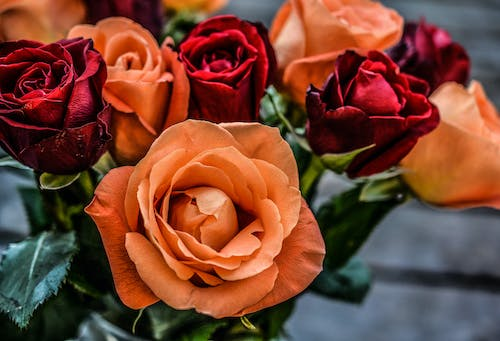
#> input picture data/flowers.jpeg, 500 x 341 px
$ python -i Thresholding.py   (imports and definitions only)
#> lines starting #> are read from the running program, lines starting #| are printed output that depends on the picture
#> further down, picture is the input picture: shape (341, 500, 3); mean B, G, R 49.9, 67.6, 119.8
import numpy as np
import cv2


class Thresholder:
    def __init__(self, max_iterations=100):
        self.max_iterations = max_iterations

    # [44 lines left out: functions thresholding, otsu_thresholding, not called in this run]

    def spectral_thresholding(self, image, num_modes=5, smooth_window=50):
        # Compute and normalize histogram
#> called with num_modes = 5, smooth_window = 50
        histogram, _ = np.histogram(image, bins=256, range=(0, 256))
#> histogram = 256 values, max 31019 at index 0, min 319 at index 254, mean 1998
        histogram = histogram / histogram.sum()
#> histogram = 256 values, max 0.0606 at index 0, min 0.000624 at index 254, mean 0.00391

        kernel = np.ones(smooth_window) / smooth_window
        smoothed_histogram = np.convolve(histogram, kernel, mode='same')
#> smoothed_histogram = 256 values, max 0.00802 at index 25, min 0.000644 at index 255, mean 0.00352

        peaks_indices = []
        for i in range(1, len(smoothed_histogram) - 1):
            if smoothed_histogram[i] > smoothed_histogram[i - 1] and smoothed_histogram[i] > smoothed_histogram[i + 1]:
                peaks_indices.append(i)
#> after the loop, peaks_indices = [25, 97, 183, 196, 198, 201, 205, 207, 231]

        if len(peaks_indices) < num_modes:
            print(f"Warning: Found only {len(peaks_indices)} peaks, expected {num_modes}.")
            num_modes = len(peaks_indices)
        if num_modes < 2:
            print("Error: Need at least 2 peaks for spectral thresholding. Returning binary image.")
            return self.otsu_thresholding(image)

        peak_indices = sorted(peaks_indices, key=lambda x: smoothed_histogram[x], reverse=True)[:num_modes]
#> peak_indices = [25, 97, 201, 205, 207]
        peak_indices = sorted(peak_indices)

        thresholds = []
        for i in range(len(peak_indices) - 1):
            valley_idx = np.argmin(smoothed_histogram[peak_indices[i]:peak_indices[i + 1]]) + peak_indices[i]
            thresholds.append(valley_idx)
#> this loop made 4 passes
#> valley_idx on passes 1 to 4: 56, 188, 204, 206
#> after the loop, thresholds = [56, 188, 204, 206]

        output_image = np.zeros_like(image, dtype=np.uint8)
        levels = [0] + thresholds + [255]
#> levels = [0, 56, 188, 204, 206, 255]
        print(levels)
#| [0, 56, 188, 204, 206, 255]
        for i in range(len(levels) - 1):
            mask = (image > levels[i]) & (image <= levels[i + 1])
            output_image[mask] = i * (255 // (len(levels) - 1))
#> this loop made 5 passes
#> pass 1, in spectral_thresholding, `mask = (image > levels[i]) & (image <= levels[i + 1])`:
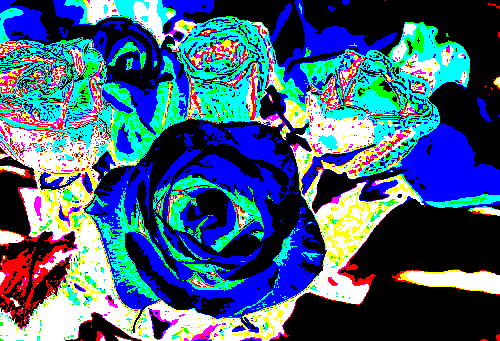
#> mask: shape (341, 500, 3) bool; mean B, G, R 0.495, 0.373, 0.251
#> pass 2, in spectral_thresholding, `mask = (image > levels[i]) & (image <= levels[i + 1])`:
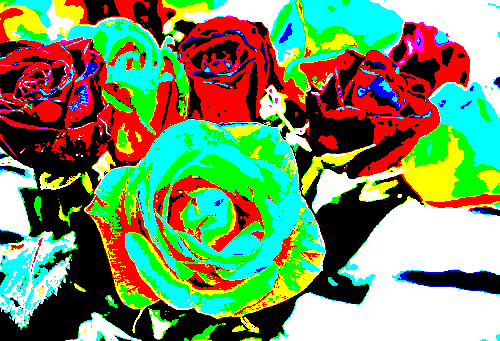
#> mask: shape (341, 500, 3) bool; mean B, G, R 0.39, 0.566, 0.469
#> pass 3, in spectral_thresholding, `mask = (image > levels[i]) & (image <= levels[i + 1])`:
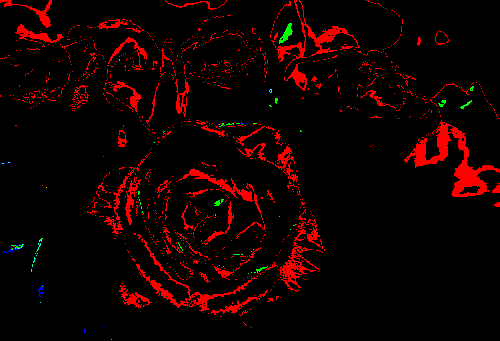
#> mask: shape (341, 500, 3) bool; mean B, G, R 0.000809, 0.00262, 0.0694
#> after the loop:
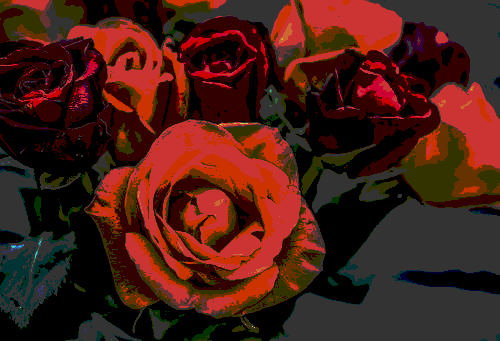
#> output_image: shape (341, 500, 3); mean B, G, R 20, 29.2, 71.7

        return output_image, thresholds

    # [39 lines left out: functions local_thresholding, update_output, not called in this run]


# [10 lines of commented-out code are left out]

>>> import cv2
>>> picture = cv2.imread('data/flowers.jpeg')
>>> result = Thresholder().spectral_thresholding(picture)
